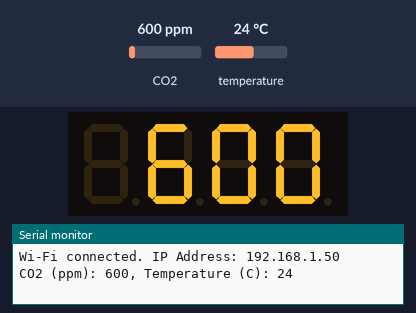
This sketch was run on a simulated ESP8266 (NodeMCU). Parts: 4-digit seven-segment display, the last lines printed to the serial monitor. The inputs (shaded band) are chosen by the test bench; at power-on: CO2 600 ppm, temperature 24 °C. WiFi joins after 1.5 s; servers stay silent unless stated; uploads are accepted with an empty reply.

Above: at 2.7 s.
2.8 s: CO2 set to 452 ppm
At 7.4 s:
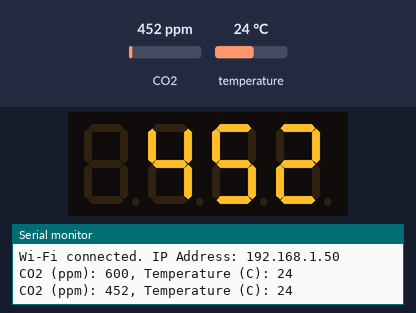
8.5 s: CO2 set to 1050 ppm
At 12.8 s:
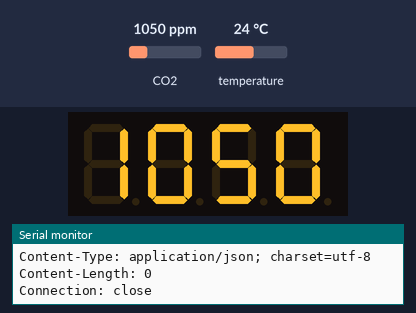
14.2 s: CO2 set to 1700 ppm
At 17.3 s:
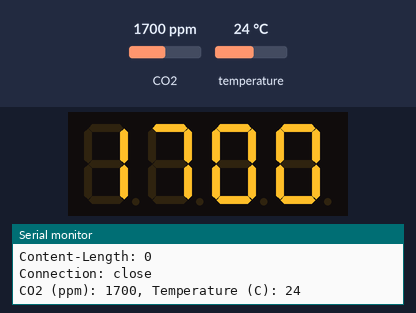
Timing chart, 0 to 18.8 s (numbered marks = the images above; inputs shaded):
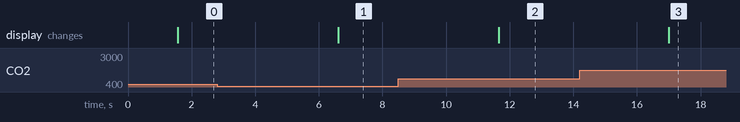

Measured:
- after the input at 2.8 s, the display: changes after 3.8 s (image 1)
- after the input at 8.5 s, the display: changes after 3.2 s (image 2)
- after the input at 14.2 s, the display: changes after 2.8 s (image 3)

The sketch:

Air-Quality-Sensing-Devices.ino
```cpp
#include <SoftwareSerial.h>
#include "MHZ19.h"
#include <TM1637Display.h>
#include <WiFiManager.h>
#include <WiFiClientSecure.h>

#define RX_PIN D2
#define TX_PIN D1
#define BAUDRATE 9600
#define CLK_PIN D5
#define DIO_PIN D6

const int httpsPort = 443;

WiFiManager wifiManager;
WiFiManagerParameter custom_host("host", "Host", "", 40);
WiFiManagerParameter custom_token("token", "Access Token", "", 80);
WiFiClientSecure client;

String host;
String accessToken;
unsigned long lastCheckTime = 0;
const int CHECK_INTERVAL = 10000;
String lastPostedStatus;
const int MAX_RETRIES = 3;

MHZ19 myMHZ19;
SoftwareSerial mySerial(RX_PIN, TX_PIN);
TM1637Display display(CLK_PIN, DIO_PIN);

void configModeCallback(WiFiManager* myWiFiManager) {
    Serial.println("Entered config mode");
    Serial.println(WiFi.softAPIP());
    Serial.println(myWiFiManager->getConfigPortalSSID());
}

void setupWiFi() {
    wifiManager.addParameter(&custom_host);
    wifiManager.addParameter(&custom_token);
    wifiManager.setAPCallback(configModeCallback);

    if (!wifiManager.autoConnect()) {
        Serial.println("Failed to connect and hit timeout");
    }

    host = custom_host.getValue();
    accessToken = custom_token.getValue();
    String IPaddress = WiFi.localIP().toString();
    Serial.println("Wi-Fi connected. IP Address: " + IPaddress);
}

void postToMastodon(String status) {
    int retries = 0;

    while (retries < MAX_RETRIES) {
        if (!client.connect(host.c_str(), httpsPort)) {
            Serial.println("Connection failed! Retrying...");
            retries++;
            delay(1000);
            continue;
        }

        String postData = "status=" + status;
        client.println("POST /api/v1/statuses HTTP/1.1");
        client.println("Host: " + host);
        client.println("User-Agent: D1Mini");
        client.println("Authorization: Bearer " + accessToken);
        client.println("Content-Type: application/x-www-form-urlencoded");
        client.print("Content-Length: ");
        client.println(postData.length());
        client.println();
        client.println(postData);

        while (client.connected()) {
            String line = client.readStringUntil('\n');
            if (line == "\r") {
                break;
            }
            Serial.println(line);
        }

        break;
    }
}

void setup() {
    Serial.begin(9600);
    mySerial.begin(BAUDRATE);
    myMHZ19.begin(mySerial);
    myMHZ19.autoCalibration(true);

    display.setBrightness(0x0f);
    display.clear();

    client.setInsecure();
    setupWiFi();
}

void loop() {
    int CO2 = myMHZ19.getCO2();
    int8_t temp = myMHZ19.getTemperature(true);

    Serial.print("CO2 (ppm): ");
    Serial.print(CO2);
    Serial.print(", Temperature (C): ");
    Serial.println(temp);

    display.showNumberDec(CO2, false);

    if (millis() - lastCheckTime >= CHECK_INTERVAL) {
        lastCheckTime = millis();
        String currentStatus = "CO2 (ppm): " + String(CO2) + ", Temperature (C): " + String(temp);
        if (currentStatus != lastPostedStatus) {
            postToMastodon(currentStatus);
            lastPostedStatus = currentStatus;
        }
    }

    delay(5000);
}
```
